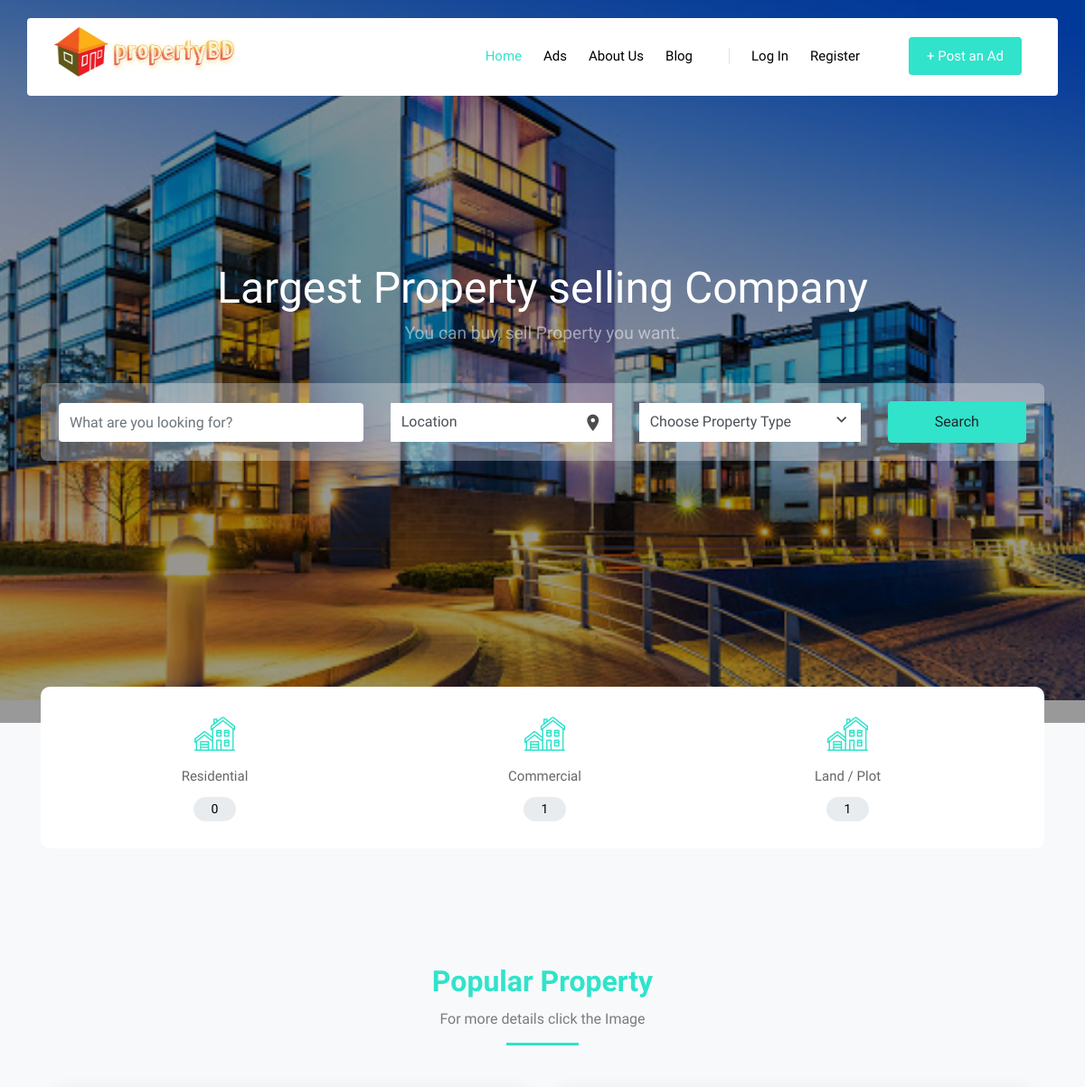
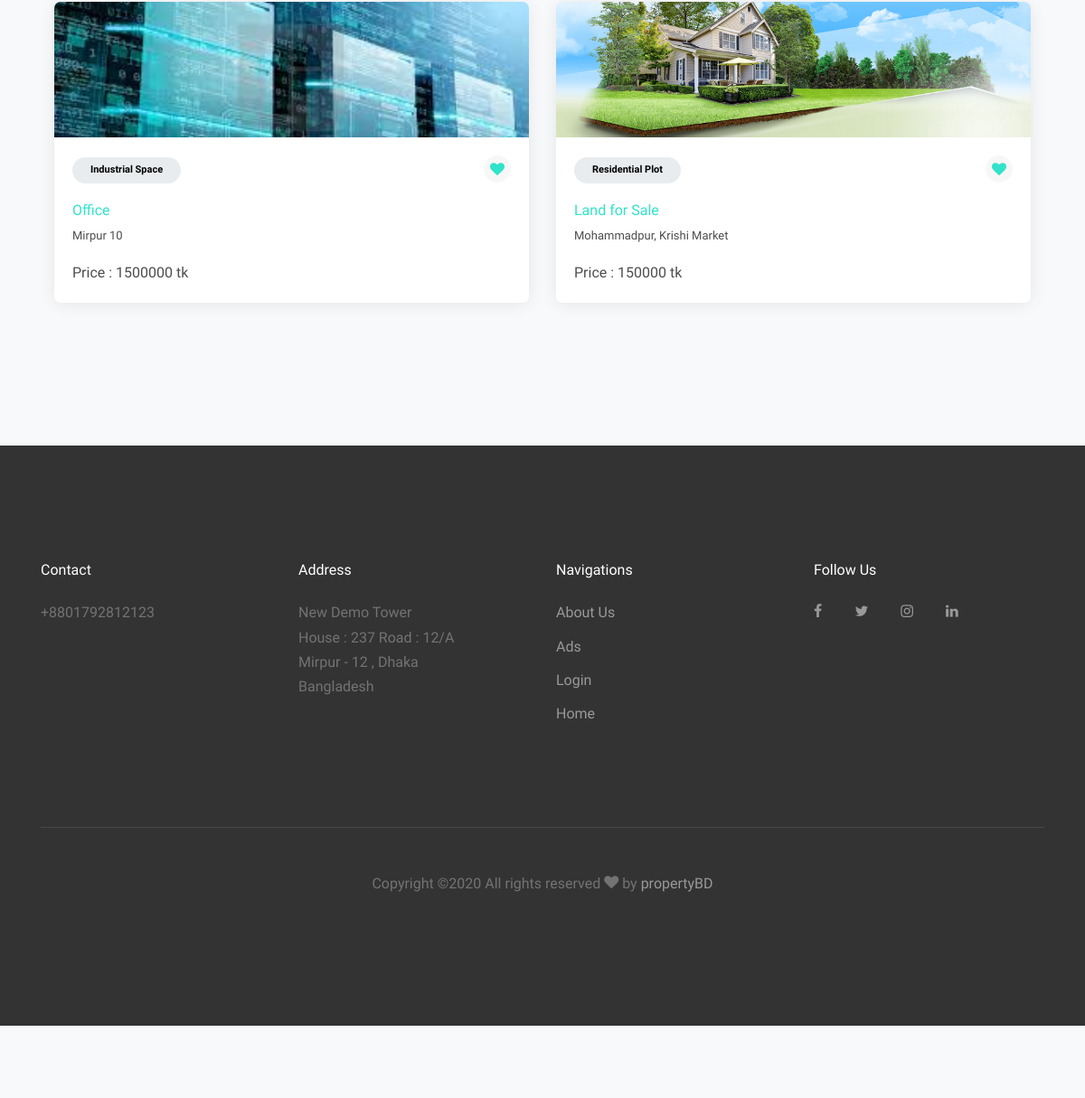
Screenshot of /ads.php with the database file from the repository (2 pictures, top to bottom).
### tables this page shows
CREATE TABLE `item` (
  `id` int(11) NOT NULL,
  `item_name` text NOT NULL,
  `item_details` text NOT NULL,
  `item_price` decimal(10,0) NOT NULL,
  `c1` text NOT NULL,
  `image1` text NOT NULL,
  `image2` text NOT NULL,
  `image3` text NOT NULL,
  `url` text NOT NULL,
  `date` text NOT NULL,
  `time` text NOT NULL,
  `main_category` text NOT NULL,
  `city` varchar(30) NOT NULL,
  `area` varchar(1000) NOT NULL
);

### ads.php (the view, shortened to what this page needs)
<?php
include("dbConfig.php");
?>
<!DOCTYPE html>
<html lang="en">
  <head>
    <link rel="stylesheet" href="css2/fonts/icomoon/style.css">
    <link rel="stylesheet" href="css/css2/css/bootstrap.min.css">
    <link rel="stylesheet" href="css/css2/css/magnific-popup.css">
    <link rel="stylesheet" href="css/css2/css/jquery-ui.css">
    <link rel="stylesheet" href="css/css2/css/owl.carousel.min.css">
    <link rel="stylesheet" href="css/css2/css/owl.theme.default.min.css">
    <link rel="stylesheet" href="css/css2/css/bootstrap-datepicker.css">
    <link rel="stylesheet" href="css/css2/fonts/flaticon/font/flaticon.css">
    <link rel="stylesheet" href="css/css2/css/aos.css">
    <link rel="stylesheet" href="css/css2/css/rangeslider.css">
    <link rel="stylesheet" href="css/css2/css/style.css">
  </head>
  <body>
  <div class="site-wrap">
    <div class="site-blocks-cover overlay" style="background-image: url(images/house.jpg);" data-aos="fade" data-stellar-background-ratio="0.5">
      <div class="container">
        <div class="row align-items-center justify-content-center text-center">
          <div class="col-md-12">
            <div class="row justify-content-center mb-4">
              <div class="col-md-8 text-center">
                <h1 class="" data-aos="fade-up">Largest Property selling Company</h1>
                <p data-aos="fade-up" data-aos-delay="100">You can buy, sell Property you want.</p>
              </div>
            </div>
            <div class="form-search-wrap" data-aos="fade-up" data-aos-delay="200">
              <form action="search.php" method="post">
                <div class="row align-items-center">
                  <div class="col-lg-12 mb-4 mb-xl-0 col-xl-4">
                    <input type="text" name="name" class="form-control rounded" placeholder="What are you looking for?">
                  </div>
                  <div class="col-lg-12 mb-4 mb-xl-0 col-xl-3">
                    <div class="wrap-icon">
                      <span class="icon icon-room"></span>
                      <select class="input-lg form-control"  name ="city" >
  <option value=" " >Location</option>
  </select>
                    </div>
                  </div>
                  <div class="col-lg-12 mb-4 mb-xl-0 col-xl-3">
                    <div class="select-wrap">
                      <span class="icon"><span class="icon-keyboard_arrow_down"></span></span>
                     <select class="input-lg form-control" name="pt"  >
  <option  value=" "> Choose Property Type   </option>
                    </select>
                    </div>
                  </div>
                  <div class="col-lg-12 col-xl-2 ml-auto text-right">
                    <input type="submit" name="search" class="btn btn-primary btn-block rounded" value="Search">
                  </div>
                </div>
              </form>
            </div>
          </div>
        </div>
      </div>
    </div>
  <?php  include('header.php');
 $res=0;
$com=0;
$lan=0;
$count= mysqli_query($con,"SELECT * FROM item ");
        while($row = mysqli_fetch_array($count))
        {
            if($row['main_category']==='Showroom/Shop'|| $row['main_category']==='Restaurant'|| $row['main_category']==='Office Space'|| $row['main_category']==='Industrial Space' )
            {
              $com++;
            }
             if($row['main_category']==='Residential Plot'|| $row['main_category']==='Commercial Plot'|| $row['main_category']==='Agriculture Land')
            {
              $lan++;
            }
        }
?>
    <div class="site-section bg-light" >
      <div class="container">
        <div class="overlap-category mb-5">
          <div class="row align-items-stretch no-gutters">
            <div class="col-sm-6 col-md-4 mb-4 mb-lg-0 col-lg-2" style="margin-left: 100px">
              <a href="#" class="popular-category h-100">
                <span class="icon"><span class="flaticon-house"></span></span>
                <span class="caption mb-2 d-block">Residential</span>
                <span class="number"><?php echo $res ?></span>
              </a>
            </div>
            <div class="col-sm-6 col-md-4 mb-4 mb-lg-0 col-lg-2"  style="margin-left: 180px">
              <a href="#" class="popular-category h-100">
                <span class="icon"><span class="flaticon-house"></span></span>
                <span class="caption mb-2 d-block">Commercial</span>
                <span class="number"><?php echo $com ?></span>
              </a>
            </div>
            <div class="col-sm-6 col-md-4 mb-4 mb-lg-0 col-lg-2" style="margin-left: 150px">
              <a href="#" class="popular-category h-100">
                <span class="icon"><span class="flaticon-house"></span></span>
                <span class="caption mb-2 d-block">Land / Plot </span>
                <span class="number"><?php echo $lan ?></span>
              </a>
            </div>
          </div>
        </div>
    <div class="site-section" data-aos="fade">
      <div class="container">
        <div class="row justify-content-center mb-5">
          <div class="col-md-7 text-center border-primary">
            <h2 class="font-weight-light text-primary">Popular Property</h2>
            <p class="color-black-opacity-5">For more details click the Image</p>
          </div>
        </div>
        <div class="row mb-5">
        <?php
          $today= mysqli_query($con,"SELECT * FROM `item` ORDER BY `id` DESC ");
        while($r1 = mysqli_fetch_array($today)){
?>
             <div class="col-lg-6">
            <div class="d-block d-md-flex listing vertical">
              <a href="single.php?item_id=<?php echo htmlentities($r1['id']); ?>" class="img d-block" style="background-image: url('dashboard/<?php echo htmlentities($r1['image1']); ?>')"></a>
              <div class="lh-content">
                <span class="category"><?php echo htmlentities($r1['main_category']);?></span>
                <a href="#" class="bookmark"><span class="icon-heart"></span></a>
                <h3><a href="single.php?item_id=<?php echo htmlentities($r1['id']); ?>"><?php echo htmlentities($r1['item_name']);?></a></h3>
                <address><?php echo htmlentities($r1['area']);?></address>
                <p class="mb-0"> Price : <?php echo htmlentities($r1['item_price']);?> tk
                </p>
              </div>
            </div>
          </div>
<?php }?>
          </div>
        </div>
      </div>
    </div>
   <?php include('footer.php'); ?>
  </div>
  </body>
</html>

### rows the page displays
item: image1 (picture), main_category "Industrial Space", item_name "Office", area "Mirpur 10", item_price "1500000"
item: image1 (picture), main_category "Residential Plot", item_name "Land for Sale", area "Mohammadpur, Krishi Market", item_price "150000"

### other values shown
$res "0"
$com "1"
$lan "1"
